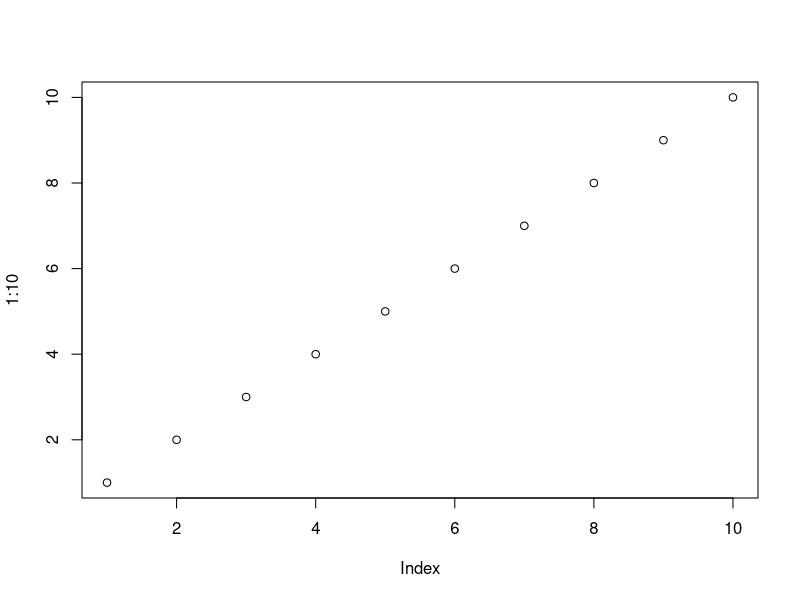
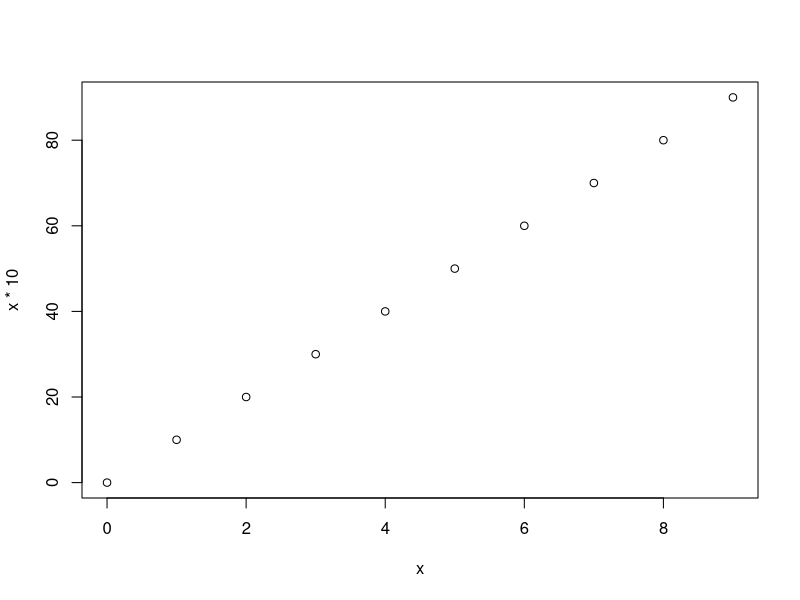
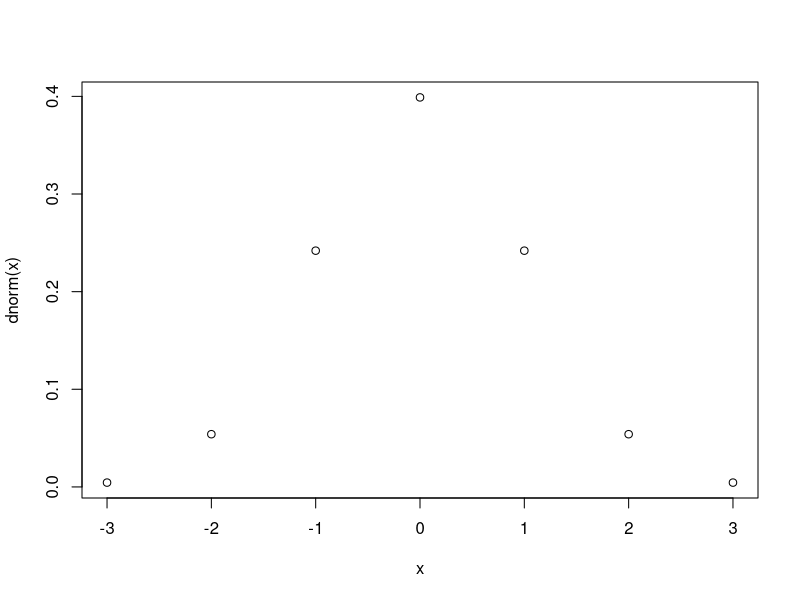
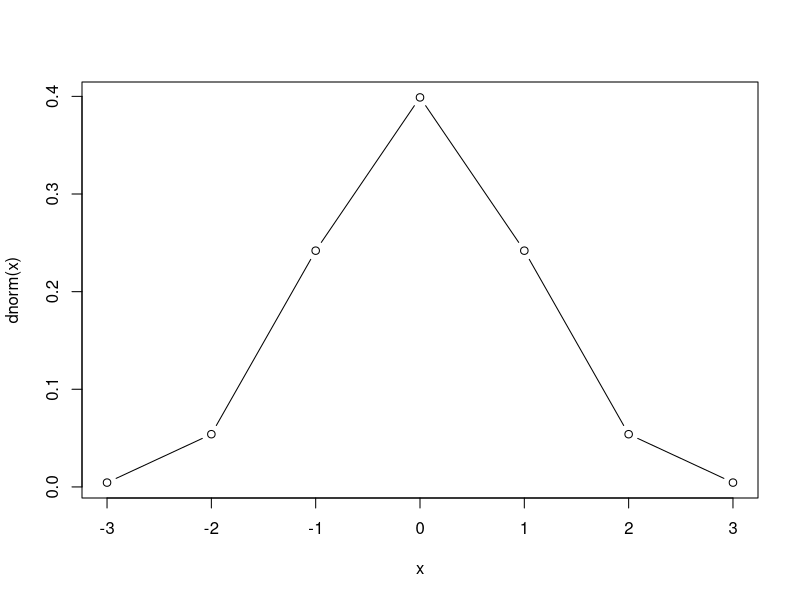
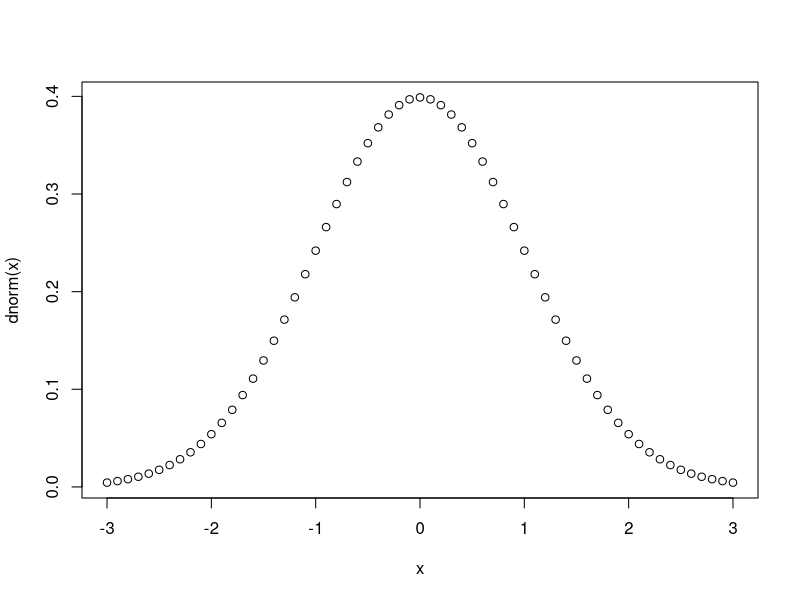
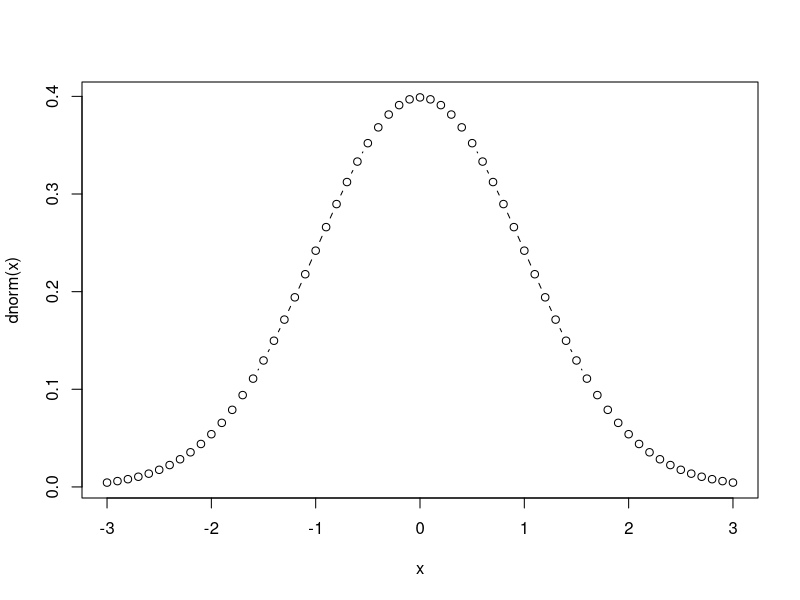
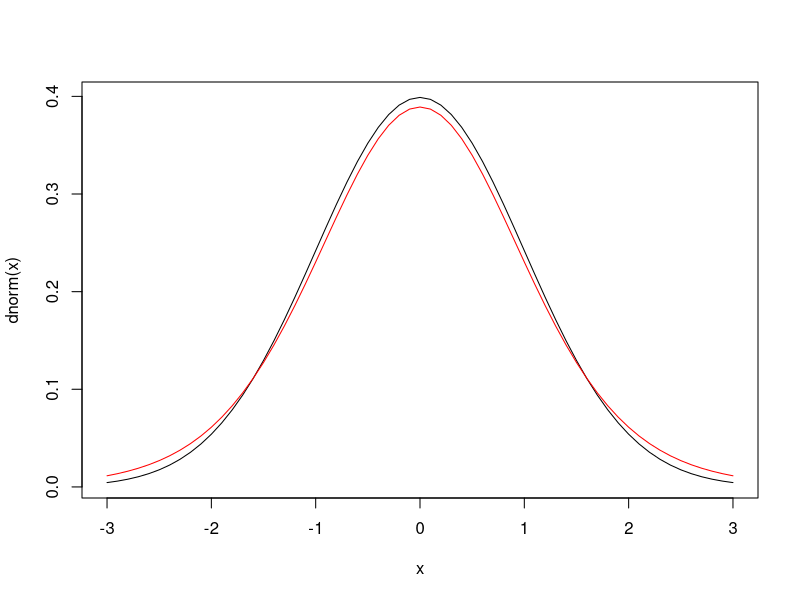
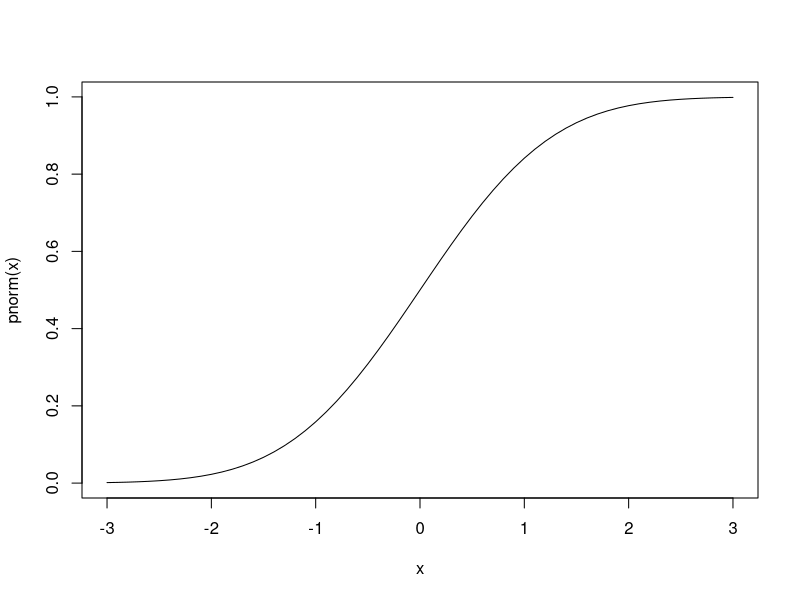

The R script that drew these images, in order:
# this is a comment
#
a = 1 #assignemen, change in function 
a <- 2 #assignemnt type 2, change globally
3 -> a
#vector creator as
c(1,2,3,4)
data.frame(A=c(1,2,3), B=c(3,4,5))
data.frame("A 1"=c(1,2,3), B=c(3,4,5))
data.frame("A 1"=c(1,2,3), B=c(3,4,5)) -> df
df$A
df$B
df$B[1]
df[1,1]
df[1,]
df[,1]
0:9
0:9 -> C
C[1]
C[3:5]
TRUE
FALSE
T
F
#C[C(F,F,T)]
df$A+df$B
df$A*df$B
#function
myfun <- function(x) x^2
myfun(df$A)
rnorm(10)
rnorm(10) -> v
mean(v)
sd(v)
plot(1:10)
x <- 0:9
plot(x, x*10)
x <- -3:3
plot(x, dnorm(x))
plot(x, dnorm(x), type = "b")
x <- seq(-3,3,0.1)
x
plot(x, dnorm(x))
plot(x, dnorm(x), type = "b") #ball
plot(x, dnorm(x), type = "l") #line
lines(x, dt(x, 10), col = "red")
plot(x, pnorm(x), type = "l")
plot(x, pt(x,10), type = "l")
plot(x, pt(x,10, lower.tail = T), type = "l")
plot(x, pt(x,10, lower.tail = F), type = "l")
pt(2,10, lower.tail = F)
plot(seq(0,1,0.1), qt(seq(0,1,0.1), 10, lower.tail = F), type = "l")
plot(seq(0,1,0.1), qt(seq(0,1,0.1), 10, lower.tail = F), type = "b")
#######################################################################







